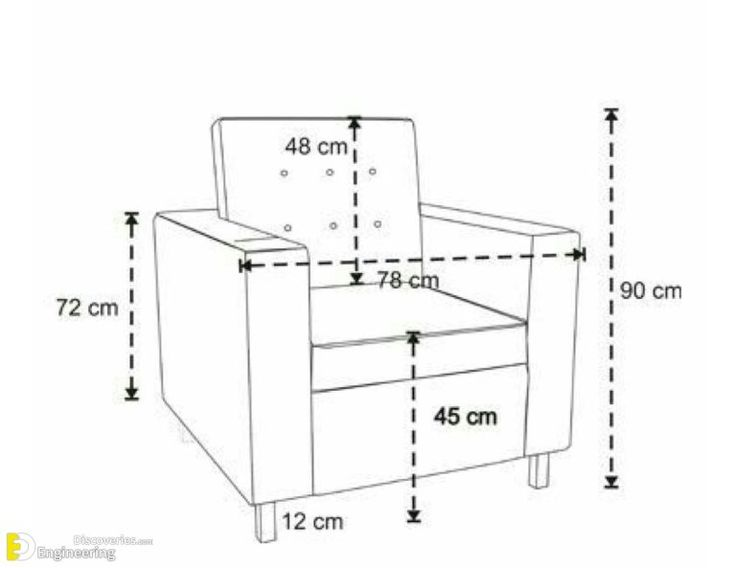
#> input picture backend/sofa-chair1.jpg, 736 x 568 px
$ python -i image_processing.py   (imports and definitions only)
#> lines starting #> are read from the running program, lines starting #| are printed output that depends on the picture; after the words box and inside, x2 and y2 are one past the last pixel; in counts of white or black regions, pixels touching at a corner belong together
from google.cloud import vision
import os
import cv2
import torch
import matplotlib.pyplot as plt
import random
import numpy as np
import io
import math

# Initialize Google Cloud Vision client
client = vision.ImageAnnotatorClient()

# [6 lines of commented-out code are left out]

def extract_text(image_path):
    """Extract text using Google Cloud Vision API"""

    if not os.path.exists(image_path):
        return {"error": f"File not found: {image_path}"}

    try:
        print(f"Reading image: {image_path}")

        # Read image file
        with open(image_path, "rb") as image_file:
            content = image_file.read()

        # Create image object
        image = vision.Image(content=content)

        print("Sending to Google Cloud Vision API...")

        # Use document_text_detection for better handling of text
        response = client.document_text_detection(image=image)

        if not response.text_annotations:
            print("No text found in image")
            return []  # Return empty array when no text found

        # Get the full text (first annotation contains all text in reading order)
        full_text = response.text_annotations[0].description if response.text_annotations else ""

        # Extract individual words/phrases with position info
        details = []
        for page in response.full_text_annotation.pages:
            for block in page.blocks:
                for paragraph in block.paragraphs:
                    for word in paragraph.words:
                        word_text = ''.join([symbol.text for symbol in word.symbols])
                        # Only include actual text (not empty or just punctuation)
                        if word_text.strip() and not word_text.strip().isspace():
                            # Get bounding box coordinates
                            vertices = word.bounding_box.vertices
                            xs = [vertex.x for vertex in vertices]
                            ys = [vertex.y for vertex in vertices]
                            bbox = {
                                "x": min(xs),
                                "y": min(ys),
                                "width": max(xs) - min(xs),
                                "height": max(ys) - min(ys),
                                "center_x": (min(xs) + max(xs)) / 2,
                                "center_y": (min(ys) + max(ys)) / 2
                            }

                            confidence = word.confidence if word.confidence is not None else 0.0
                            details.append({
                                "text": word_text,
                                "confidence": confidence,
                                "bbox": bbox
                            })

        # Filter for measurements (text containing numbers)
        measurements = []
        for detail in details:
            text = detail["text"]
            # Check if the text contains numbers (potential measurements)
            if any(char.isdigit() for char in text):
                measurements.append(detail)

        #print(f"Found {len(measurements)} potential measurements in text")
        #return measurements  # Return measurements array directly

        print(f"Found {len(measurements)} potential measurements in text")

        return {
            "status": "success",
            "full_text": full_text,
            "details": details,           # all detected text
            "measurements": measurements, # only those with numbers
            "total_words": len(details)
        }


    except Exception as e:
        error_msg = f"Text extraction failed: {str(e)}"
        print(f"ERROR: {error_msg}")
        return {"error": error_msg}

# [37 lines left out: functions find_nearest_segment, match_measurements_to_segments, not called in this run]

def extract_segments(image_path: str):
    """Extract furniture components using contour hierarchy"""
#> called with image_path = '../sofa-chair1.jpg'
    if not os.path.exists(image_path):
        return {"error": f"File not found: {image_path}"}

    try:
        print(f"Starting segmentation for: {image_path}")

        # Read and preprocess
        image = cv2.imread(image_path)
#> image is the input picture: shape (568, 736, 3); mean B, G, R 247.5, 247.8, 247.8
        if image is None:
            return {"error": "Failed to read image"}

        original_height, original_width = image.shape[:2]
#> original_height = 568; original_width = 736
        gray = cv2.cvtColor(image, cv2.COLOR_BGR2GRAY)

        # Apply bilateral filter to reduce noise while keeping edges
        gray = cv2.bilateralFilter(gray, 9, 75, 75)
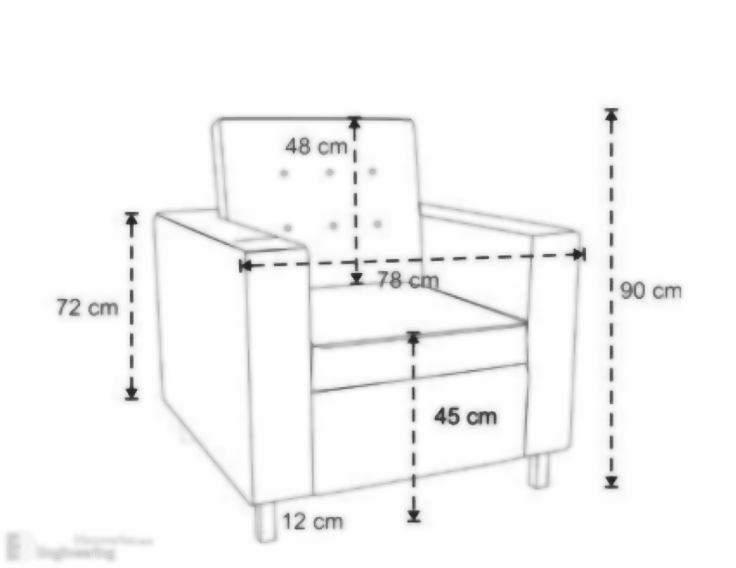
#> gray: shape (568, 736); min 31, max 255, mean 248

        # [7 lines of commented-out code are left out]

        text_result = extract_text(image_path)
        measurements = text_result.get("measurements", []) if isinstance(text_result, dict) else text_result
        print("Measurements found:", [m["text"] for m in measurements] if measurements else "None")


        # Adaptive thresholding
        binary = cv2.adaptiveThreshold(
            gray, 255, cv2.ADAPTIVE_THRESH_GAUSSIAN_C,
            cv2.THRESH_BINARY_INV, 13, 3
        )
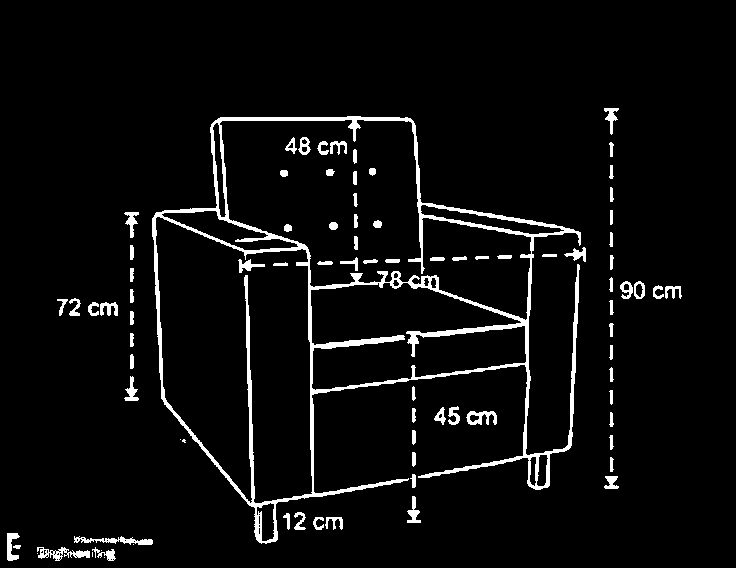
#> binary: shape (568, 736); 4.8% white; 86 white regions (7 under 20 px), largest, box (x1, y1, x2, y2) and area: (152, 116, 581, 544) 13403, (37, 547, 90, 561) 332, (74, 536, 153, 545) 326

        # Morphological operations to clean up
        kernel = cv2.getStructuringElement(cv2.MORPH_RECT, (3, 3))

        print(f"Starting with {len(measurements)} measurements")
        binary = cv2.morphologyEx(binary, cv2.MORPH_CLOSE, kernel, iterations=2)
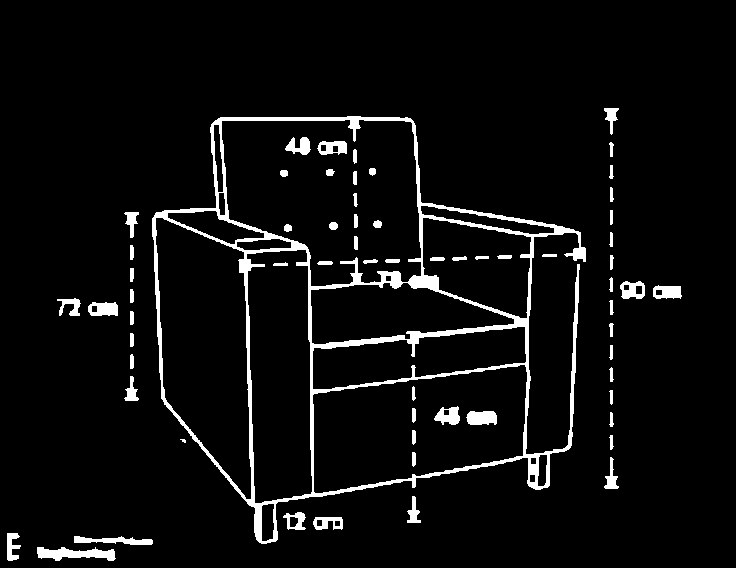
#> binary: shape (568, 736); 5.3% white; 64 white regions (1 under 20 px), largest, box (x1, y1, x2, y2) and area: (152, 116, 586, 544) 14621, (37, 547, 116, 561) 685, (74, 536, 153, 545) 411
        binary = cv2.morphologyEx(binary, cv2.MORPH_OPEN, kernel, iterations=1)
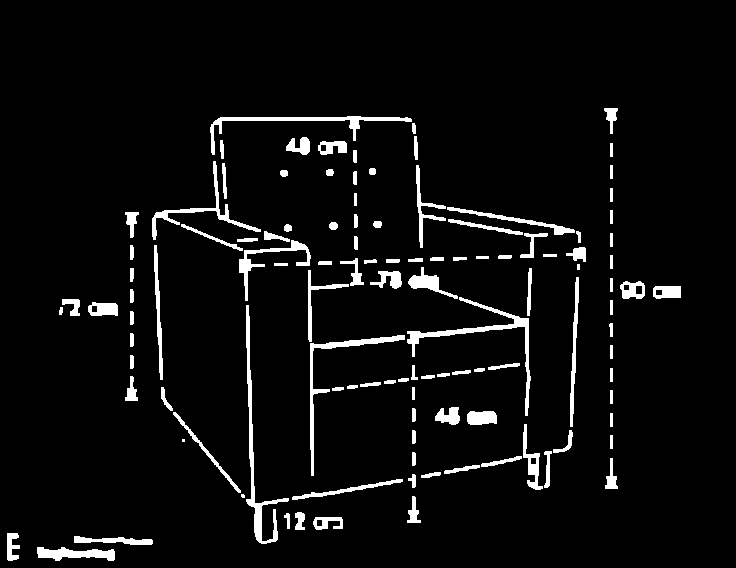
#> binary: shape (568, 736); 5.1% white; 115 white regions (3 under 20 px)

        print("Preprocessing complete")

        # Find contours with hierarchy
        contours, hierarchy = cv2.findContours(
            binary, cv2.RETR_CCOMP, cv2.CHAIN_APPROX_SIMPLE
        )
#> contours = 122 contours, 4 with area under 20; largest, box (x1, y1, x2, y2) and area: (407, 297, 531, 416) 1035, (246, 305, 289, 544) 1004, (210, 116, 412, 155) 804, (310, 335, 405, 476) 778, (152, 161, 261, 240) 606

        print(f"Found {len(contours)} contours")
#| Found 122 contours

        # Process contours
        segments = []
        image_area = original_width * original_height
#> image_area = 418048
        min_area_ratio = 0.003  # 0.3% of image
        max_area_ratio = 0.90

        for idx, contour in enumerate(contours):
            area = cv2.contourArea(contour)
            area_ratio = area / image_area

            # Filter by area
            if area_ratio < min_area_ratio or area_ratio > max_area_ratio:
                continue

            # Get bounding rectangle
            x, y, w, h = cv2.boundingRect(contour)

            # Skip very small dimensions
            if w < 15 or h < 15:
                continue

            # Calculate shape features
            aspect_ratio = max(w, h) / (min(w, h) + 1e-5)

            # Approximate contour to polygon
            epsilon = 0.02 * cv2.arcLength(contour, True)
            approx = cv2.approxPolyDP(contour, epsilon, True)
            num_vertices = len(approx)

            # Calculate extent (ratio of contour area to bounding box area)
            bbox_area = w * h
            extent = area / (bbox_area + 1e-5)

            # Furniture parts are typically rectangular with high extent
            if extent < 0.5:  # Too irregular
                continue

            # Classify based on position, size, and shape
            center_y = y + h / 2
            relative_y = center_y / original_height

            if aspect_ratio > 5:
                if w > h:  # Horizontal long element
                    component_type = "horizontal_support"
                else:  # Vertical long element
                    component_type = "leg"
            elif area_ratio > 0.25 and relative_y < 0.3:
                component_type = "table_top"
            elif area_ratio > 0.15 and relative_y > 0.3:
                component_type = "drawer_section"
            elif 2 < aspect_ratio < 4 and area_ratio < 0.1:
                component_type = "drawer"
            elif extent > 0.85 and num_vertices <= 6:
                component_type = "panel"
            else:
                component_type = "component"

            segments.append({
                "bbox": [int(x), int(y), int(w), int(h)],
                "area": int(area),
                "aspect_ratio": float(aspect_ratio),
                "extent": float(extent),
                "vertices": int(num_vertices),
                "component_type": component_type,
                "predicted_iou": float(min(extent * 0.95, 0.92))
            })
#> this loop made 122 passes
#> (area, area_ratio) on passes 5, 6, 16, 21, 23, 27, 31, 33, 35, 36, 38, 39: (40, 9.57e-05), (38.5, 9.21e-05), (38, 9.09e-05), (38, 9.09e-05), (40, 9.57e-05), (38, 9.09e-05), (28, 6.7e-05), (26, 6.22e-05), (29, 6.94e-05), (26, 6.22e-05), (32, 7.65e-05), (29, 6.94e-05)
#> (contour, area, area_ratio) on passes 19, 24, 29, 30, 41, 46: ([[610, 435], [610, 448], [612, 448], [612, 435]], 26, 6.22e-05), ([[610, 413], [610, 426], [612, 426], [612, 413]], 26, 6.22e-05), ([[610, 390], [610, 403], [612, 403], [612, 390]], 26, 6.22e-05), ([[412, 387], [412, 399], [414, 399], [414, 387]], 24, 5.74e-05), ([[610, 368], [610, 381], [612, 381], [612, 368]], 26, 6.22e-05), ([[610, 345], [610, 358], [612, 358], [612, 345]], 26, 6.22e-05)
#> after the loop, segments = []

        print(f"Extracted {len(segments)} raw segments")
#| Extracted 0 raw segments

        # Remove overlaps
        segments = remove_overlapping_segments_smart(segments)

        # Sort by area
        segments = sorted(segments, key=lambda x: x['area'], reverse=True)

        print(f"Final: {len(segments)} segments")
#| Final: 0 segments

        # Link measurements to segments
        measurement_links = link_measurements_to_segments(measurements, segments)
#> measurement_links = []

        return {
            "status": "success",
            "num_segments": len(segments),
            "segments": segments,
            "measurements": measurements,
            "links": measurement_links,
            "method": "hierarchy_based_segmentation",
            "image_size": [original_width, original_height]
        }

    except Exception as e:
        print(f"SEGMENTATION ERROR: {str(e)}")
        import traceback
        traceback.print_exc()
        return {"error": f"CV segmentation failed: {str(e)}"}

def remove_overlapping_segments_smart(segments, iou_threshold=0.6):
    """Remove overlapping segments intelligently"""
    if not segments:
        return segments

    # Sort by extent/rectangularity (better quality first)
    segments = sorted(segments, key=lambda x: x.get('extent', x.get('rectangularity', 0)), reverse=True)

    keep = []
    for seg1 in segments:
        x1, y1, w1, h1 = seg1['bbox']
        should_keep = True

        for seg2 in keep:
            x2, y2, w2, h2 = seg2['bbox']

            # Calculate overlap
            x_left = max(x1, x2)
            y_top = max(y1, y2)
            x_right = min(x1 + w1, x2 + w2)
            y_bottom = min(y1 + h1, y2 + h2)

            if x_right > x_left and y_bottom > y_top:
                intersection = (x_right - x_left) * (y_bottom - y_top)
                area1 = w1 * h1
                area2 = w2 * h2

                # If either box is mostly inside the other, it's a duplicate
                if intersection / area1 > iou_threshold or intersection / area2 > iou_threshold:
                    should_keep = False
                    break

        if should_keep:
            keep.append(seg1)

    return keep

# [19 lines left out: function visualize_segments, not called in this run]

def link_measurements_to_segments(measurements, segments, max_distance=None):
    """
    Link measurements to their nearest segments based on center point distance.
    Prints detailed coordinate information for debugging.
    """
    if not measurements or not segments:
        print("No measurements or segments to link")
        return []

    # Print all measurements and their coordinates
    print("\nDEBUG - All Measurements:")
    for m in measurements:
        print(f"Text: {m['text']}")
        print(f"Bbox: {m['bbox']}")
        print(f"Center: ({m['bbox']['center_x']}, {m['bbox']['center_y']})")
        print("---")

    # Print all segments and their coordinates
    print("\nDEBUG - All Segments:")
    for i, s in enumerate(segments):
        bbox = s['bbox']
        center_x = bbox[0] + bbox[2]/2
        center_y = bbox[1] + bbox[3]/2
        print(f"Segment {i}: {s['component_type']}")
        print(f"Bbox: {bbox}")
        print(f"Center: ({center_x}, {center_y})")
        print("---")

    # Set a very lenient max_distance (500 pixels or auto-calculated)
    if max_distance is None:
        # Use the larger image dimension to calculate threshold
        img_w = max([seg["bbox"][0] + seg["bbox"][2] for seg in segments])
        img_h = max([seg["bbox"][1] + seg["bbox"][3] for seg in segments])
        max_distance = 500  # increased to 500px for more matches
        print(f"\nUsing max_distance: {max_distance}px")

    links = []

    for measurement in measurements:
        try:
            text = measurement["text"]
            m_center_x = measurement["bbox"]["center_x"]
            m_center_y = measurement["bbox"]["center_y"]

            best_match = None
            min_dist = float("inf")

            # Try to link to nearest segment
            for segment in segments:
                s_bbox = segment["bbox"]
                s_center_x = s_bbox[0] + s_bbox[2]/2
                s_center_y = s_bbox[1] + s_bbox[3]/2

                dist = math.sqrt(
                    (m_center_x - s_center_x)**2 +
                    (m_center_y - s_center_y)**2
                )

                print(f"\nDEBUG - Distance check:")
                print(f"Measurement '{text}' at ({m_center_x}, {m_center_y})")
                print(f"to Segment {segment['component_type']} at ({s_center_x}, {s_center_y})")
                print(f"Distance: {dist}px")

                if dist < min_dist:
                    min_dist = dist
                    best_match = segment

            # Link to nearest segment if within threshold
            if best_match and min_dist <= max_distance:
                s_bbox = best_match["bbox"]
                s_center_x = s_bbox[0] + s_bbox[2]/2
                s_center_y = s_bbox[1] + s_bbox[3]/2

                links.append({
                    "measurement_text": text,
                    "measurement_bbox": measurement["bbox"],
                    "segment_type": best_match["component_type"],
                    "segment_bbox": best_match["bbox"],
                    "distance": round(min_dist, 2),
                    "connection": {
                        "measurement": [m_center_x, m_center_y],
                        "segment": [s_center_x, s_center_y]
                    }
                })
                print(f"\nLinked: {text} → {best_match['component_type']} (distance: {min_dist:.2f}px)")
            else:
                print(f"\nNo link created for '{text}' - min distance {min_dist:.2f}px > threshold {max_distance}px")

        except Exception as e:
            print(f"Error processing measurement '{text}': {str(e)}")
            continue

    print(f"\nTotal links created: {len(links)}")
    return links

>>> result = extract_segments('../sofa-chair1.jpg')
#> result = {'status': 'success', 'num_segments': 0, 'segments': [], 'measurements': [], 'links': [], 'method': 'hierarchy_based_segmentation', 'image_size': [736, 568]}
